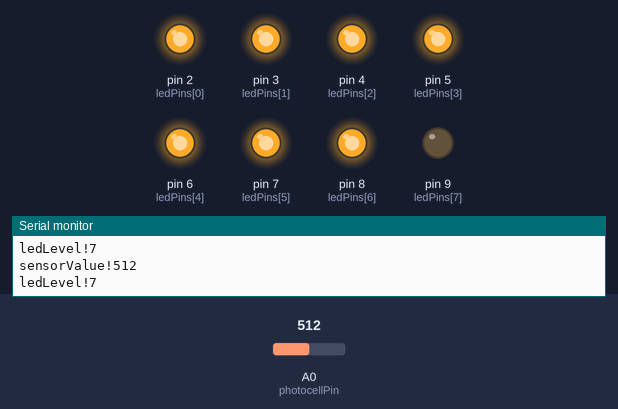
Simulated run of this sketch. Board: Arduino Uno, built with avr-gcc and run on an emulated ATmega328P. Shown: output pins drawn as LEDs (lit = HIGH), the last lines printed to the serial monitor. Inputs (shaded band) come from the test bench; at power-on: A0 (photocellPin) = 512.

Above: at 2.0 s.
2.1 s: A0 (photocellPin) set to 486
4.2 s: A0 (photocellPin) set to 455
At 6.5 s:
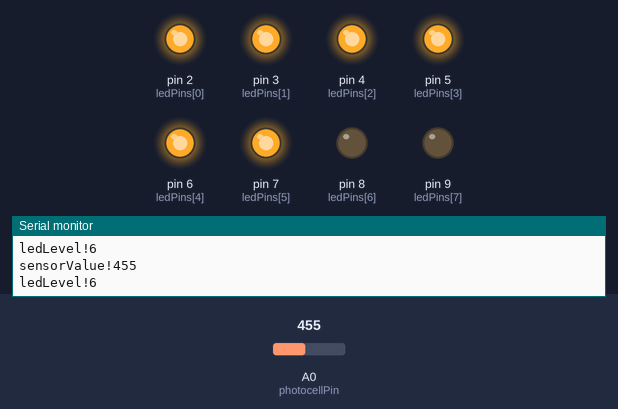
6.9 s: A0 (photocellPin) set to 421
8.9 s: A0 (photocellPin) set to 396
At 11.3 s:
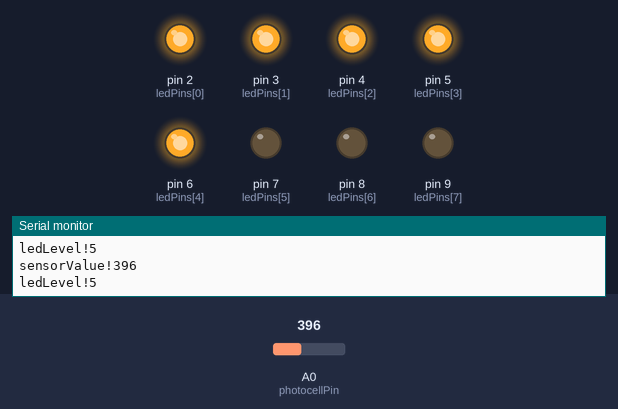
11.6 s: A0 (photocellPin) set to 369
13.6 s: A0 (photocellPin) set to 346
At 14.5 s:
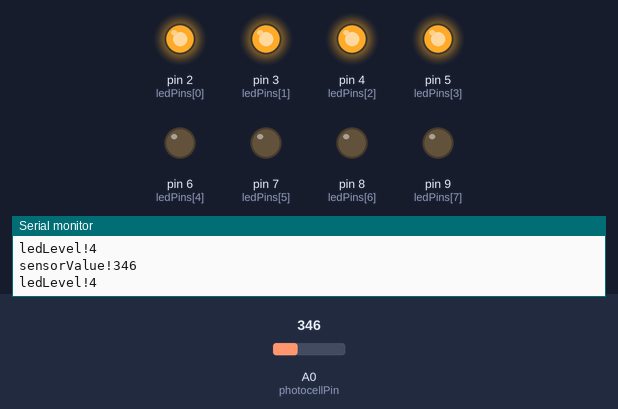
Timing chart, 0 to 16.5 s (numbered marks = the images above; inputs shaded):
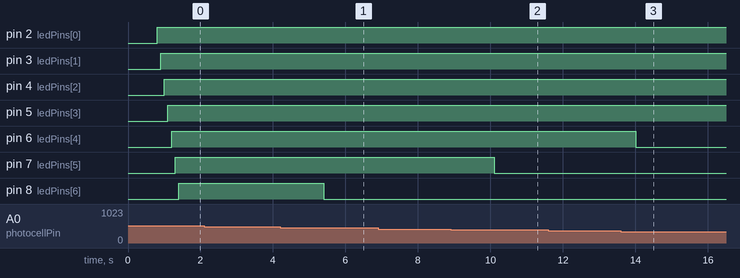

Measured:
- the behaviour switches between 468 and 467 on A0 (photocellPin) (found by bisection; images 0 and 1)
- the behaviour switches between 413 and 412 on A0 (photocellPin) (found by bisection; images 1 and 2)
- the behaviour switches between 357 and 356 on A0 (photocellPin) (found by bisection; images 2 and 3)
- after the input at 4.2 s, pin 8 (ledPins[6]): HIGH → LOW after 1.2 s
- after the input at 8.9 s, pin 7 (ledPins[5]): HIGH → LOW after 1.2 s
- after the input at 13.6 s, pin 6 (ledPins[4]): HIGH → LOW after 0.41 s

The sketch:

Photoresistor.ino
```cpp
//www.RobotLinking.com
//2015.5.7
/*
  Bargraph sketch
 Turns on a series of LEDs proportional to a value of an analog sensor.
 Six LEDs are controlled but you can change the number of LEDs by changing
 the value of NbrLEDs and adding the pins to the ledPins array
 */

const int NbrLEDs = 8;
const int ledPins[] = { 2, 3, 4, 5, 6, 7, 8, 9};
const int photocellPin = A0;
int sensorValue = 0;        // value read from the sensor
int ledLevel = 0;           // sensor value converted into LED 'bars'

void setup() {

  Serial.begin(9600);
  for (int led = 0; led < NbrLEDs; led++)
  {
    pinMode(ledPins[led], OUTPUT);// make all the LED pins outputs
    delay(100);//wait for 100 microseconds
  }
}

void loop() {

  sensorValue = analogRead(photocellPin);
  ledLevel = map(sensorValue, 80, 523, 0, NbrLEDs);  // map to the number of LEDs

    Serial.println("sensorValue!" + (String)sensorValue);
    Serial.println("ledLevel!" + (String)ledLevel);
  for (int led = 0; led < NbrLEDs; led++)
  {
    if (led < ledLevel ) {
      digitalWrite(ledPins[led], HIGH);     // turn on pins less than the level
    delay(100);//wait for 100 microseconds
    }
    else {
      digitalWrite(ledPins[led],LOW);      // turn off pins higher than
    delay(100);//wait for 100 microseconds
                                                // the level
    }
  }
}
```
